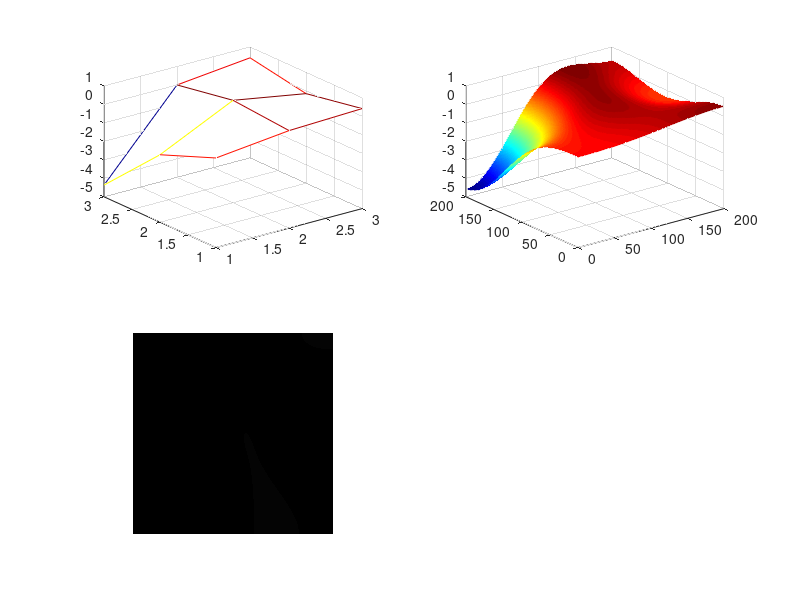

The MATLAB script that drew this image:
%function [map] = rfMap( input )

fileID = fopen('WAKITAKI.txt');
format_file= '%f =%f %f %f %f %f %f %f %f %f';
C = textscan(fileID,format_file,'Delimiter',',','commentStyle','Time')
fclose(fileID);

A = cell2mat(C);
[row,col]=size(A);

for i=1:row
    for j=1:col-1
        B(i,j)=A(i,j+1);
    end
end
for k=100:row
    display (k)
    input = [B(k,3) B(k,2) B(k,1);B(k,6) B(k,5) B(k,4);B(k,9) B(k,8) B(k,7)]
    % 2-D DCT transform
    f = dct2(input);
    
    %Zero-padded matrix
    len = 200;
    filtered = zeros(len, len);
    filtered(1:3,1:3) = f;
    
    %Inverse 2-D DCT Transform
    map = (len/4)*idct2(filtered);
    
    %%Optional figure
    
    subplot(221)
    mesh(input)
    
    subplot(222)
    mesh(map,'FaceColor','interp')
    
    subplot(223)
    imshow(map/max(max(B)))
    colormap(jet)
    text(len/6,len/6,'1')
    text(len/2,len/6,'2')
    text(len*5/6,len/6,'3')
    text(len/6,len/2,'4')
    text(len/2,len/2,'5')
    text(len*5/6,len/2,'6')
    text(len/6,len*5/6,'7')
    text(len/2,len*5/6,'8')
    text(len*5/6,len*5/6,'9')
    pause(0.1)
end
%end